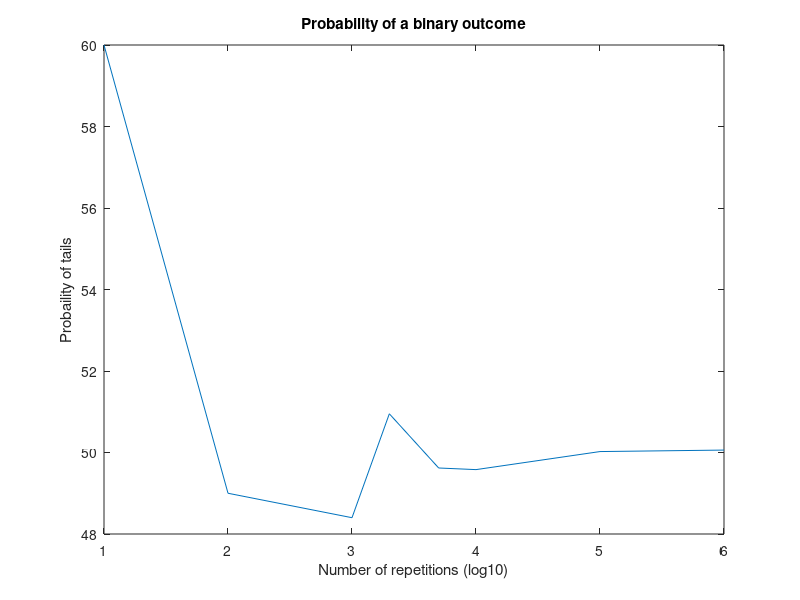

Write the MATLAB code that produced this figure.
% Exercise 2.1

clc;
clear;
% Coin flipping experiment
nOfRepetitions = [10 100 1e3 2e3 5e3 1e4 1e5 1e6];
numberOfExperiments = length(nOfRepetitions);
tailsFrequency = zeros(6,1);

% experiments
for i=1 : numberOfExperiments
    flips = unidrnd(2,nOfRepetitions(i),1);
    nOfTails = length(flips(flips==1));
    tailsFrequency(i) = (nOfTails /nOfRepetitions(i)) * 100;
    fprintf('%d coin flips: %f %%.\n', nOfRepetitions(i),tailsFrequency(i));
end
figure();
plot(log10(nOfRepetitions), tailsFrequency);
xlabel('Number of repetitions (log10)');
ylabel('Probaility of tails');
title('Probability of a binary outcome');